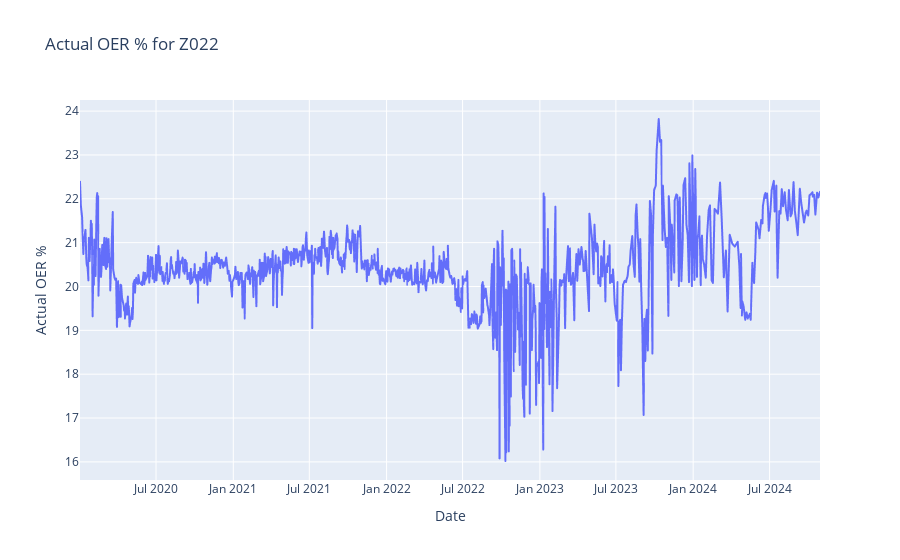

Notebook cell for this chart:
### Code cell
plot_charts(zo17)

### Figure 1 — Plotly figure (JSON) as saved in the notebook; plotly's stock layout.template omitted (floating-point values rounded to 4 significant figures; data arrays with more than 128 entries replaced by an {"elided": "..."} marker saying what was removed)
{"data": [{"hovertemplate": "Date=%{x}<br>Actual OER %=%{y}<extra></extra>", "legendgroup": "", "line": {"color": "#636efa", "dash": "solid"}, "marker": {"symbol": "circle"}, "mode": "lines", "name": "", "showlegend": false, "type": "scattergl", "x": {"elided": "1019 str values"}, "xaxis": "x", "y": {"elided": "1019 float values"}, "yaxis": "y"}], "layout": {"legend": {"tracegroupgap": 0}, "title": {"text": "Actual OER % for Z022"}, "xaxis": {"anchor": "y", "domain": [0, 1], "title": {"text": "Date"}}, "yaxis": {"anchor": "x", "domain": [0, 1], "title": {"text": "Actual OER %"}}}}
